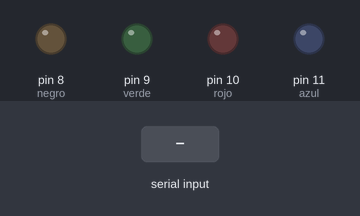
A sketch run on a simulated Arduino Uno, built with avr-gcc and run on an emulated ATmega328P. Parts: output pins drawn as LEDs (lit = HIGH). The inputs (shaded band) are chosen by the test bench.

Above: at 1.2 s.
1.3 s: byte 90 received over Serial
At 1.52 s:
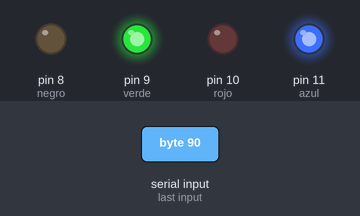
At 3.0 s:
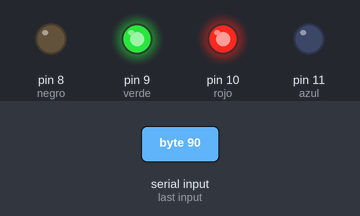
Timing chart, 0 to 4.5 s (numbered marks = the images above; inputs shaded):
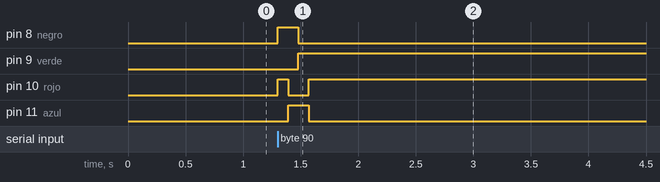

The sketch:

stepper3.ino
```cpp
void setup() {
  // put your setup code here, to run once:
pinMode(8,OUTPUT);//negro
pinMode(9,OUTPUT);//verde
pinMode(10,OUTPUT);//rojo
pinMode(11,OUTPUT);//azul
Serial.begin(9600);
}

void loop() {
  // put your main code here, to run repeatedly:
byte time;
if (Serial.available()){
  time=Serial.read();
  digitalWrite(8,HIGH);
  digitalWrite(9,LOW);
  digitalWrite(10,HIGH);
  digitalWrite(11,LOW);
     delay(time);
  digitalWrite(8,HIGH);
  digitalWrite(9,LOW);
  digitalWrite(10,LOW);
  digitalWrite(11,HIGH);
     delay(time);
  digitalWrite(8,LOW);
  digitalWrite(9,HIGH);
  digitalWrite(10,LOW);
  digitalWrite(11,HIGH);
     delay(time);
  digitalWrite(8,LOW);
  digitalWrite(9,HIGH);
  digitalWrite(10,HIGH);
  digitalWrite(11,LOW);
     delay(time);
}
}
```

Measured:
- after the input at 1.3 s, pin 8 (negro): LOW → HIGH at once, → LOW 0.18 s later; pin 9 (verde): LOW → HIGH after 0.18 s; pin 10 (rojo): LOW → HIGH at once, → LOW 0.09 s later, → HIGH 0.18 s later; pin 11 (azul): LOW → HIGH after 0.09 s, → LOW 0.18 s later
